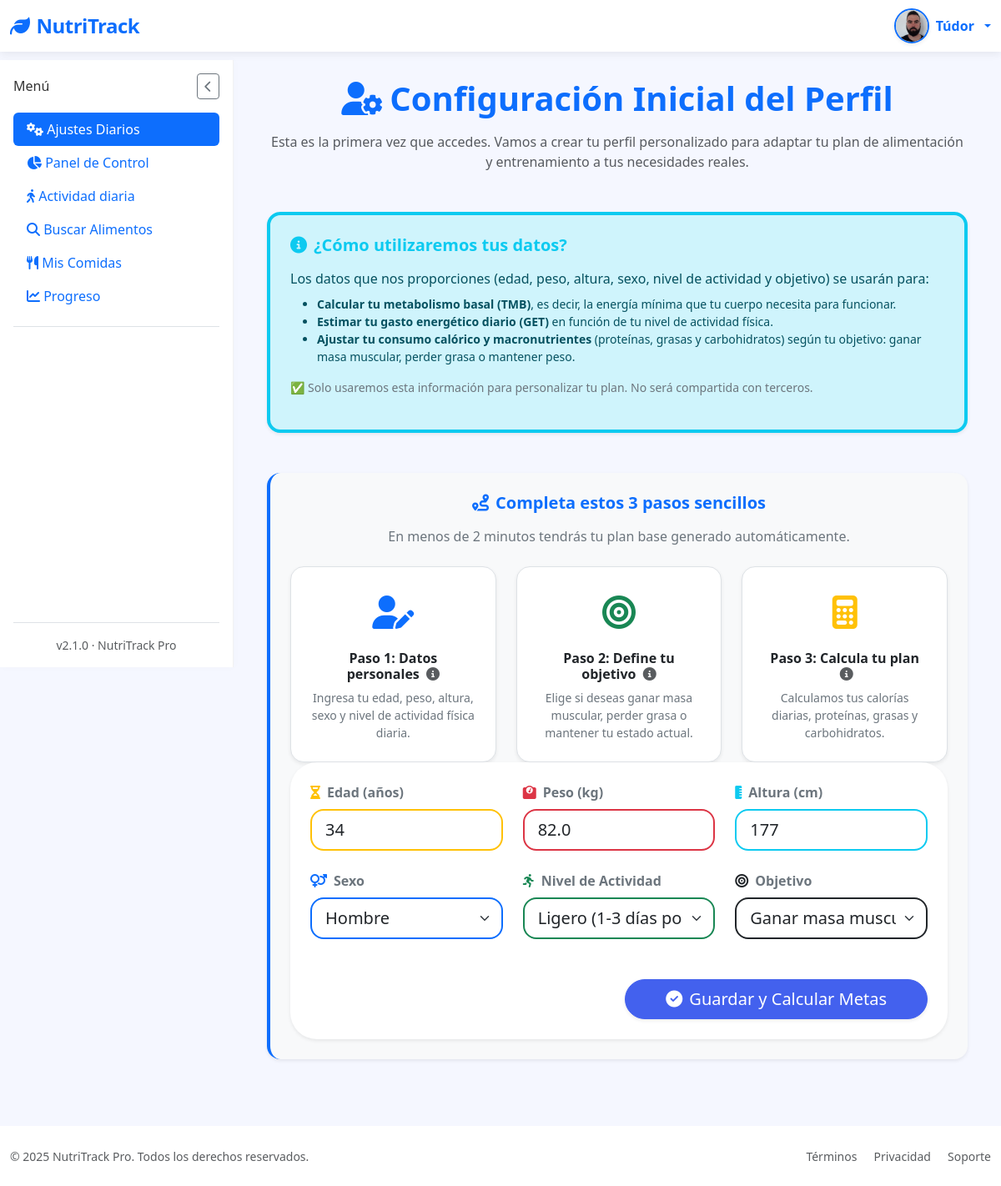
/settings (signed in), run on an earlier commit of the app's database.
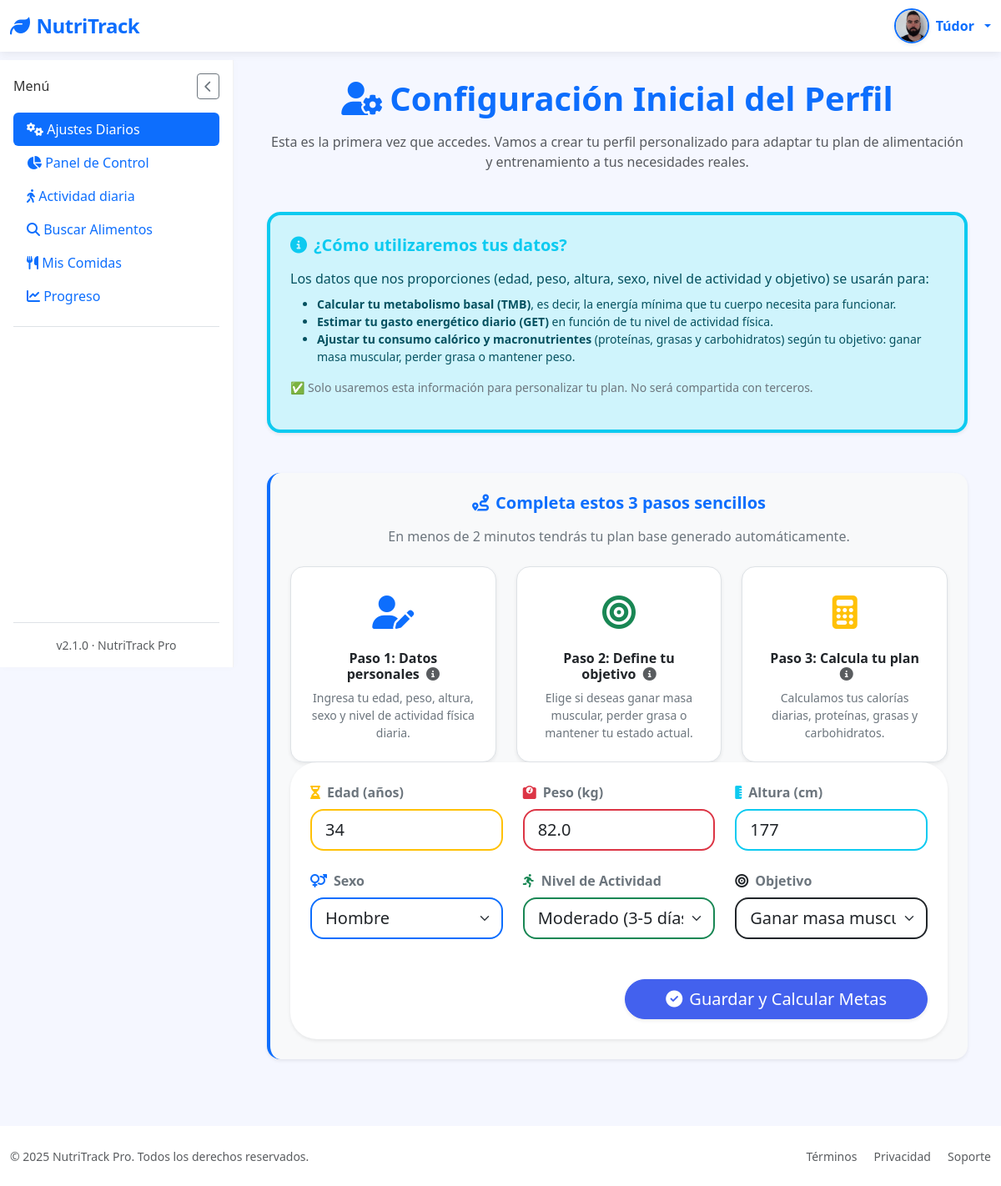
And on a later commit of the database.
### tables this page shows
CREATE TABLE "user_goals" (
	"user_id"	INTEGER,
	"daily_calories"	INTEGER DEFAULT 2000,
	"daily_proteins"	INTEGER DEFAULT 50,
	"daily_water"	INTEGER DEFAULT 2,
	"daily_activity"	INTEGER, calories_consumed REAL DEFAULT 0, proteins_consumed REAL DEFAULT 0, fats_consumed REAL DEFAULT 0, carbs_consumed REAL DEFAULT 0, created_at TEXT, updated_at TEXT, water_consumed REAL DEFAULT 0, daily_fats REAL DEFAULT 60, daily_carbs REAL DEFAULT 60, weight REAL, height INTEGER, age INTEGER, gender TEXT, goal TEXT,
	PRIMARY KEY("user_id"),
	FOREIGN KEY("user_id") REFERENCES "loggin"("id")
);

### app/controllers/SettingsController.py (the view, shortened to what this page needs)
@app.route('/settings', methods=['GET', 'POST'])
@login_required
def settings():
    goals = get_user_goals(current_user.id)
    return render_template('Dashboard/settings_first_time.html', goals=goals)

### app/__init__.py (called while the page is built)
@login_manager.user_loader
def load_user(user_id):
    return User.get_by_id(user_id)

### app/conexion.py (called while the page is built)
@contextmanager
def get_db_connection():
    conn = sqlite3.connect(DATABASE)
    conn.row_factory = sqlite3.Row  # Esto permite acceso como diccionario
    try:
        yield conn
    finally:
        conn.close()

@contextmanager
def get_db_cursor():
    with get_db_connection() as conn:
        cursor = conn.cursor()
        try:
            yield cursor
            conn.commit()
        except:
            conn.rollback()
            raise

### app/controllers/UsersController.py (called while the page is built)
@app.context_processor
def inject_prefs():
    if current_user.is_authenticated:
        prefs = get_user_preferences(current_user.id)  # función que recupera las prefs
        return dict(prefs=prefs)
    return dict(prefs=None)

### app/models/UsersModel.py (called while the page is built)
def get_user_preferences(user_id):
    with get_db_cursor() as cursor:
        cursor.execute("SELECT preferences FROM loggin WHERE id = ?", (user_id,))
        row = cursor.fetchone()
        try:
            return json.loads(row["preferences"]) if row and row["preferences"] else {}
        except:
            return {}

### app/templates/Dashboard/settings_first_time.html (shortened to what the changed rows need)
{% extends "base.html" %}
{% block section %}
<div class="text-center mb-5">
  <h1 class="display-6 fw-bold text-primary mb-3">
    <i class="fas fa-user-cog me-2"></i>Configuración Inicial del Perfil
  </h1>
</div>
<div class="alert alert-info shadow-sm rounded-4 border-start border-4 border-info p-4 mb-5">
  <h2 class="h5 fw-bold text-info mb-3">
    <i class="fas fa-info-circle me-2"></i>¿Cómo utilizaremos tus datos?
  </h2>
</div>
<div class="card shadow-sm rounded-4 p-4 mb-5 border-start border-4 border-primary bg-light">
  <h2 class="h5 fw-bold text-primary mb-3 text-center">
    <i class="fas fa-route me-2"></i>Completa estos 3 pasos sencillos
  </h2>
<div class="card shadow-sm border-0 rounded-5 p-4">
  <form method="POST" novalidate>
    <div class="row g-4">
      <div class="col-12 col-md-6 col-lg-4">
        <label for="age" class="form-label fw-semibold text-secondary">
          <i class="fas fa-hourglass-half me-2 text-warning"></i>Edad (años)
        </label>
        <input
          type="number"
          id="age"
          name="age"
          class="form-control form-control-lg rounded-4 border-2 border-warning"
          placeholder="30"
          min="10"
          max="100"
          required
          value="{{ goals.age or '' }}"
        >
      </div>
      <div class="col-12 col-md-6 col-lg-4">
        <label for="weight" class="form-label fw-semibold text-secondary">
          <i class="fas fa-weight me-2 text-danger"></i>Peso (kg)
        </label>
        <input
          type="number"
          id="weight"
          name="weight"
          class="form-control form-control-lg rounded-4 border-2 border-danger"
          placeholder="78"
          step="0.1"
          min="30"
          max="200"
          required
          value="{{ goals.weight or '' }}"
        >
      </div>
      <div class="col-12 col-md-6 col-lg-4">
        <label for="height" class="form-label fw-semibold text-secondary">
          <i class="fas fa-ruler-vertical me-2 text-info"></i>Altura (cm)
        </label>
        <input
          type="number"
          id="height"
          name="height"
          class="form-control form-control-lg rounded-4 border-2 border-info"
          placeholder="177"
          min="100"
          max="250"
          required
          value="{{ goals.height or '' }}"
        >
      </div>
      <div class="col-12 col-md-6 col-lg-4">
        <label for="gender" class="form-label fw-semibold text-secondary">
          <i class="fas fa-venus-mars me-2 text-primary"></i>Sexo
        </label>
        <select
          id="gender"
          name="gender"
          class="form-select form-select-lg rounded-4 border-2 border-primary"
          required
        >
          <option value="male" {% if goals.gender == 'male' %}selected{% endif %}>Hombre</option>
        </select>
      </div>
      <div class="col-12 col-md-6 col-lg-4">
        <label for="activity_level" class="form-label fw-semibold text-secondary">
          <i class="fas fa-running me-2 text-success"></i>Nivel de Actividad
        </label>
        <select
          id="activity_level"
          name="activity_level"
          class="form-select form-select-lg rounded-4 border-2 border-success"
          required
        >
          <option value="light" {% if goals.daily_activity == 30 %}selected{% endif %}>Ligero (1-3 días por semana)</option>
          <option value="moderate" {% if goals.daily_activity == 60 %}selected{% endif %}>Moderado (3-5 días por semana)</option>
        </select>
      </div>
      <div class="col-12 col-md-6 col-lg-4">
        <label for="goal" class="form-label fw-semibold text-secondary">
          <i class="fas fa-bullseye me-2 text-dark"></i>Objetivo
        </label>
        <select
          id="goal"
          name="goal"
          class="form-select form-select-lg rounded-4 border-2 border-dark"
          required
        >
          <option value="gain" {% if goals.goal == 'gain' %}selected{% endif %}>Ganar masa muscular</option>
        </select>
      </div>
    </div>
  </form>
</div>
{% endblock %}

What changed in the data, as far as the page shows it:
changed user_goals "Hombre": activity_level "Ligero (1-3 días por semana)" → "Moderado (3-5 días por semana)"
